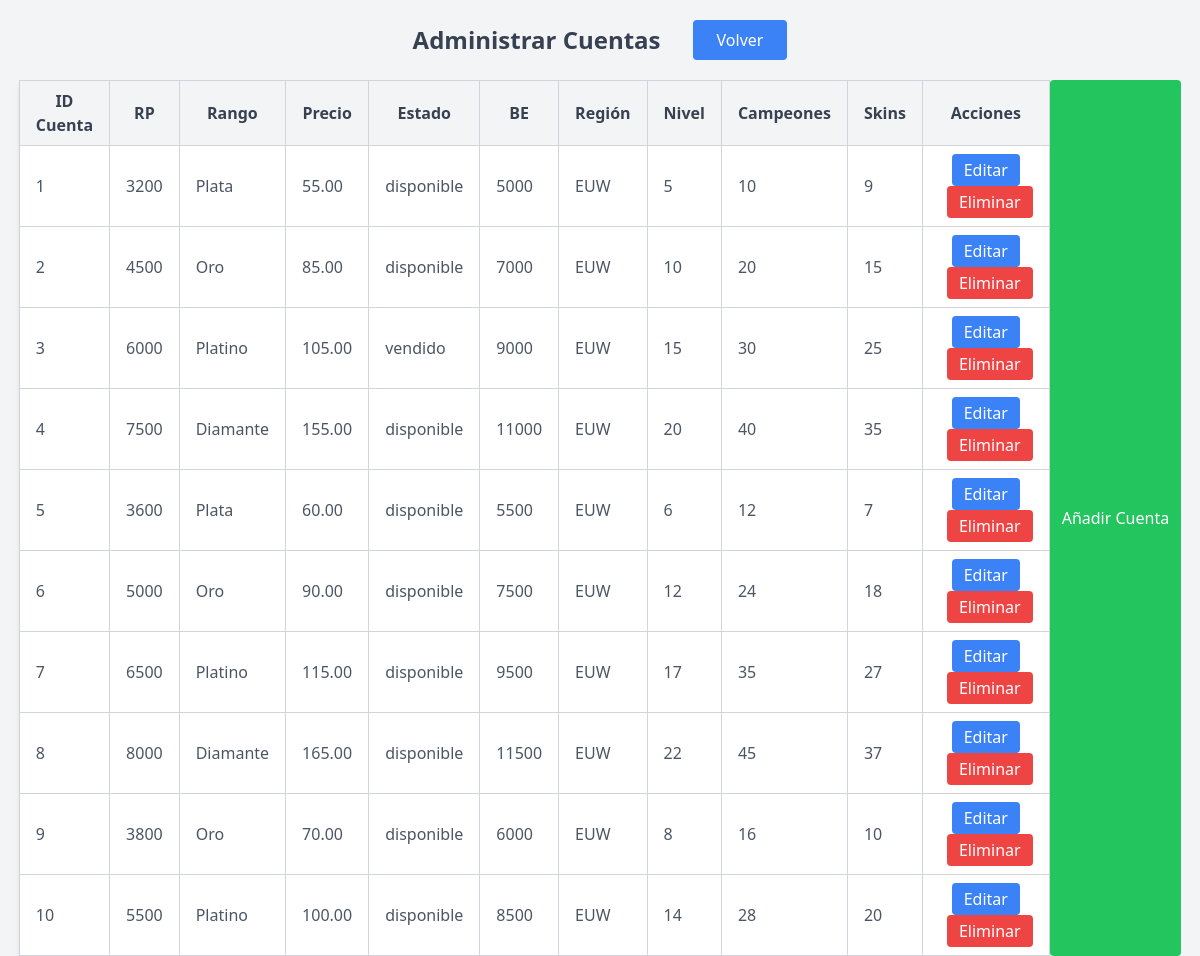
Page /pages/añadircuenta.php (signed in) on the committed database.
### tables this page shows
CREATE TABLE `cuentas` (
  `id_cuenta` int(11) NOT NULL,
  `rp` int(100) NOT NULL,
  `rango` varchar(50) NOT NULL,
  `precio` decimal(10,2) NOT NULL,
  `estado` enum('disponible','vendido') DEFAULT 'disponible',
  `be` int(11) NOT NULL,
  `region` varchar(5) NOT NULL DEFAULT 'EUW',
  `nivel` int(3) NOT NULL,
  `campeones` int(11) NOT NULL,
  `skins` int(5) NOT NULL
);

### pages/añadircuenta.php (the view, shortened to what this page needs)
<!DOCTYPE html>
<html lang="en">
<head>
    <script src="https://cdn.tailwindcss.com"></script>
    <link rel="stylesheet" href="../css/formularios.css">
</head>
<body class="bg-gray-100">
    <?php
    include "funciones.php";
    ?>
    <div class="flex flex-row gap-8 items-center justify-center  text-center">
        <h1 class="text-2xl font-bold text-gray-700 my-6">Administrar Cuentas</h1>
        <button class="bg-blue-500 text-white px-6 py-2 rounded hover:bg-blue-700">
            <a href="./perfil_admin.php">Volver</a>
        </button>
    </div>
    <div class="flex justify-center">
        <table class="table-auto border-collapse border border-gray-300 bg-white shadow-md w-3/4">
            <thead>
                <tr>
                    <th class="px-4 py-2 border border-gray-300 bg-gray-100 text-gray-700 font-semibold">ID Cuenta</th>
                    <th class="px-4 py-2 border border-gray-300 bg-gray-100 text-gray-700 font-semibold">RP</th>
                    <th class="px-4 py-2 border border-gray-300 bg-gray-100 text-gray-700 font-semibold">Rango</th>
                    <th class="px-4 py-2 border border-gray-300 bg-gray-100 text-gray-700 font-semibold">Precio</th>
                    <th class="px-4 py-2 border border-gray-300 bg-gray-100 text-gray-700 font-semibold">Estado</th>
                    <th class="px-4 py-2 border border-gray-300 bg-gray-100 text-gray-700 font-semibold">BE</th>
                    <th class="px-4 py-2 border border-gray-300 bg-gray-100 text-gray-700 font-semibold">Región</th>
                    <th class="px-4 py-2 border border-gray-300 bg-gray-100 text-gray-700 font-semibold">Nivel</th>
                    <th class="px-4 py-2 border border-gray-300 bg-gray-100 text-gray-700 font-semibold">Campeones</th>
                    <th class="px-4 py-2 border border-gray-300 bg-gray-100 text-gray-700 font-semibold">Skins</th>
                    <th class="px-4 py-2 border border-gray-300 bg-gray-100 text-gray-700 font-semibold">Acciones</th>
                </tr>
            </thead>
            <tbody>
                <?php
                $resultado = mostrarCuentas();
                if (!empty($resultado)) {
                    foreach ($resultado as $cuenta) {
                        echo "<tr>";
                        echo "<td class='px-4 py-2 border border-gray-300 text-gray-600'>{$cuenta['id_cuenta']}</td>";
                        echo "<td class='px-4 py-2 border border-gray-300 text-gray-600'>{$cuenta['rp']}</td>";
                        echo "<td class='px-4 py-2 border border-gray-300 text-gray-600'>{$cuenta['rango']}</td>";
                        echo "<td class='px-4 py-2 border border-gray-300 text-gray-600'>{$cuenta['precio']}</td>";
                        echo "<td class='px-4 py-2 border border-gray-300 text-gray-600'>{$cuenta['estado']}</td>";
                        echo "<td class='px-4 py-2 border border-gray-300 text-gray-600'>{$cuenta['be']}</td>";
                        echo "<td class='px-4 py-2 border border-gray-300 text-gray-600'>{$cuenta['region']}</td>";
                        echo "<td class='px-4 py-2 border border-gray-300 text-gray-600'>{$cuenta['nivel']}</td>";
                        echo "<td class='px-4 py-2 border border-gray-300 text-gray-600'>{$cuenta['campeones']}</td>";
                        echo "<td class='px-4 py-2 border border-gray-300 text-gray-600'>{$cuenta['skins']}</td>";
                        echo "<td class='px-4 py-2 border border-gray-300 text-center'>
                                    <button type='button' class='bg-blue-500 text-white px-3 py-1 rounded hover:bg-blue-600 edit-button' data-id='{$cuenta['id_cuenta']}' data-rp='{$cuenta['rp']}' data-rango='{$cuenta['rango']}' data-precio='{$cuenta['precio']}' data-estado='{$cuenta['estado']}' data-be='{$cuenta['be']}' data-region='{$cuenta['region']}' data-nivel='{$cuenta['nivel']}' data-campeones='{$cuenta['campeones']}' data-skins='{$cuenta['skins']}'>Editar</button>
                                    <form method='POST' action='eliminarcuenta.php' class='inline-block ml-2'>
                                        <input type='hidden' name='id_cuenta' value='{$cuenta['id_cuenta']}'>
                                        <button type='submit' class='bg-red-500 text-white px-3 py-1 rounded hover:bg-red-600'>Eliminar</button>
                                    </form>
                                </td>";
                        echo "</tr>";
                    }
                } else {
                    echo "<tr><td colspan='11' class='px-4 py-2 border border-gray-300 text-center text-gray-600'>No hay datos disponibles</td></tr>";
                }
                ?>
            </tbody>
        </table>
        <?php echo "<button type='button' class='bg-green-500 text-white px-3 py-1 rounded hover:bg-green-600' onclick='showAddForm()'>Añadir Cuenta</button>" ?>
    </div>
</body>
</html>

### rows in the picture
cuentas: id_cuenta "1", rp "3200", rango "Plata", precio "55.00", estado "disponible", be "5000", region "EUW", nivel "5", campeones "10", skins "9"
cuentas: id_cuenta "2", rp "4500", rango "Oro", precio "85.00", estado "disponible", be "7000", region "EUW", nivel "10", campeones "20", skins "15"
cuentas: id_cuenta "3", rp "6000", rango "Platino", precio "105.00", estado "vendido", be "9000", region "EUW", nivel "15", campeones "30", skins "25"
cuentas: id_cuenta "4", rp "7500", rango "Diamante", precio "155.00", estado "disponible", be "11000", region "EUW", nivel "20", campeones "40", skins "35"
cuentas: id_cuenta "5", rp "3600", rango "Plata", precio "60.00", estado "disponible", be "5500", region "EUW", nivel "6", campeones "12", skins "7"
cuentas: id_cuenta "6", rp "5000", rango "Oro", precio "90.00", estado "disponible", be "7500", region "EUW", nivel "12", campeones "24", skins "18"
cuentas: id_cuenta "7", rp "6500", rango "Platino", precio "115.00", estado "disponible", be "9500", region "EUW", nivel "17", campeones "35", skins "27"
cuentas: id_cuenta "8", rp "8000", rango "Diamante", precio "165.00", estado "disponible", be "11500", region "EUW", nivel "22", campeones "45", skins "37"
cuentas: id_cuenta "9", rp "3800", rango "Oro", precio "70.00", estado "disponible", be "6000", region "EUW", nivel "8", campeones "16", skins "10"
cuentas: id_cuenta "10", rp "5500", rango "Platino", precio "100.00", estado "disponible", be "8500", region "EUW", nivel "14", campeones "28", skins "20"
